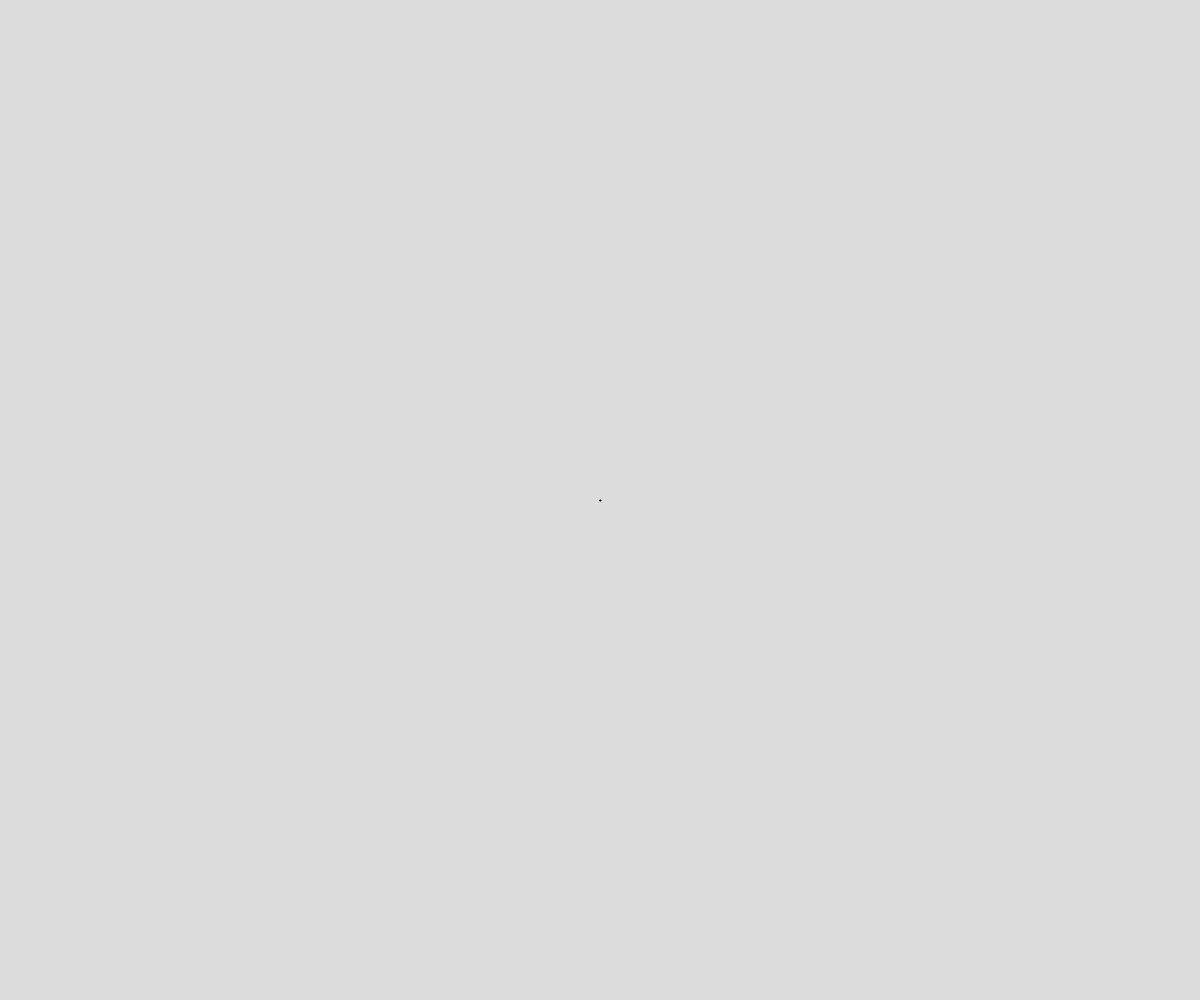
Frame 1 (no input)
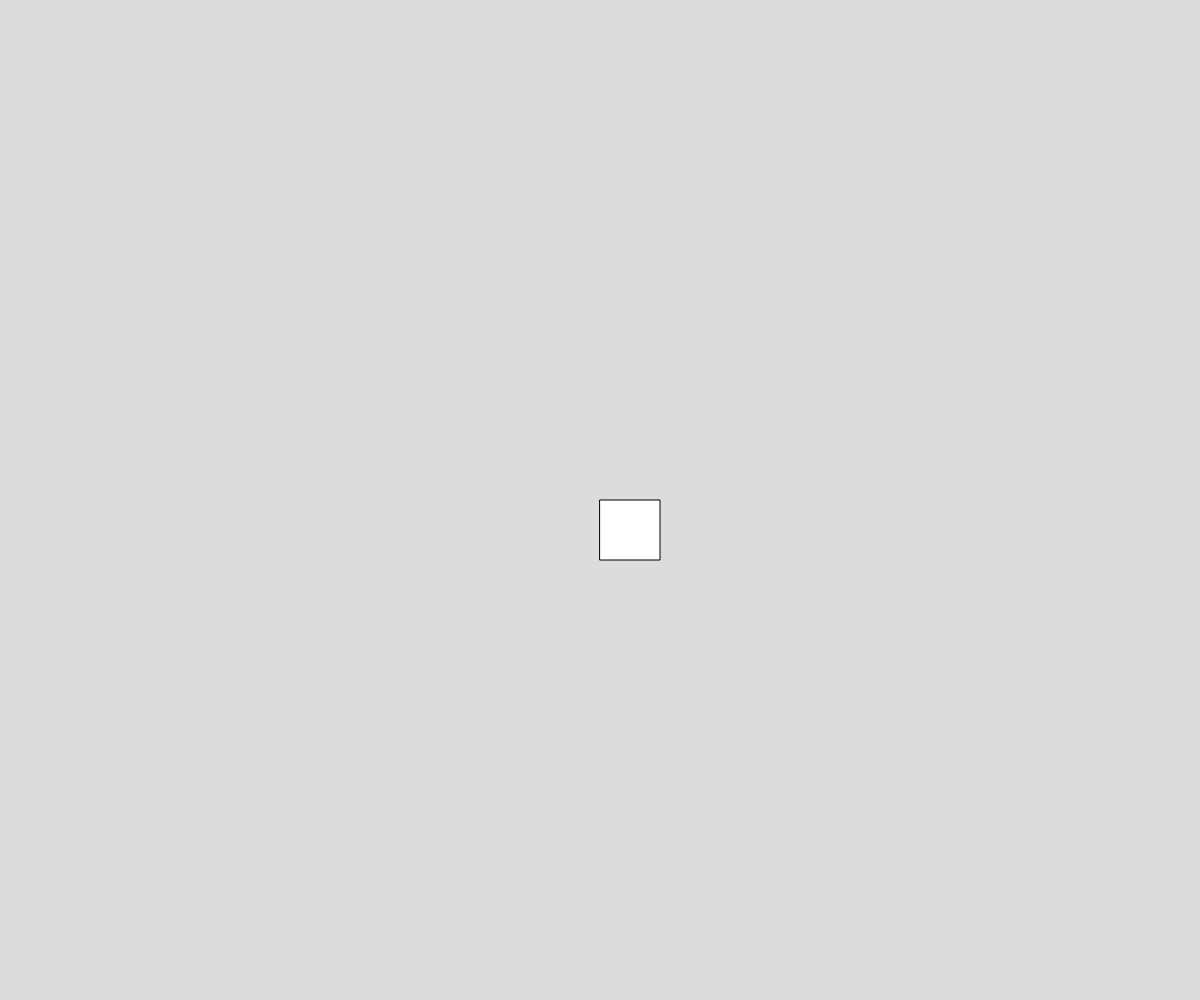
Frame 60 (no input)
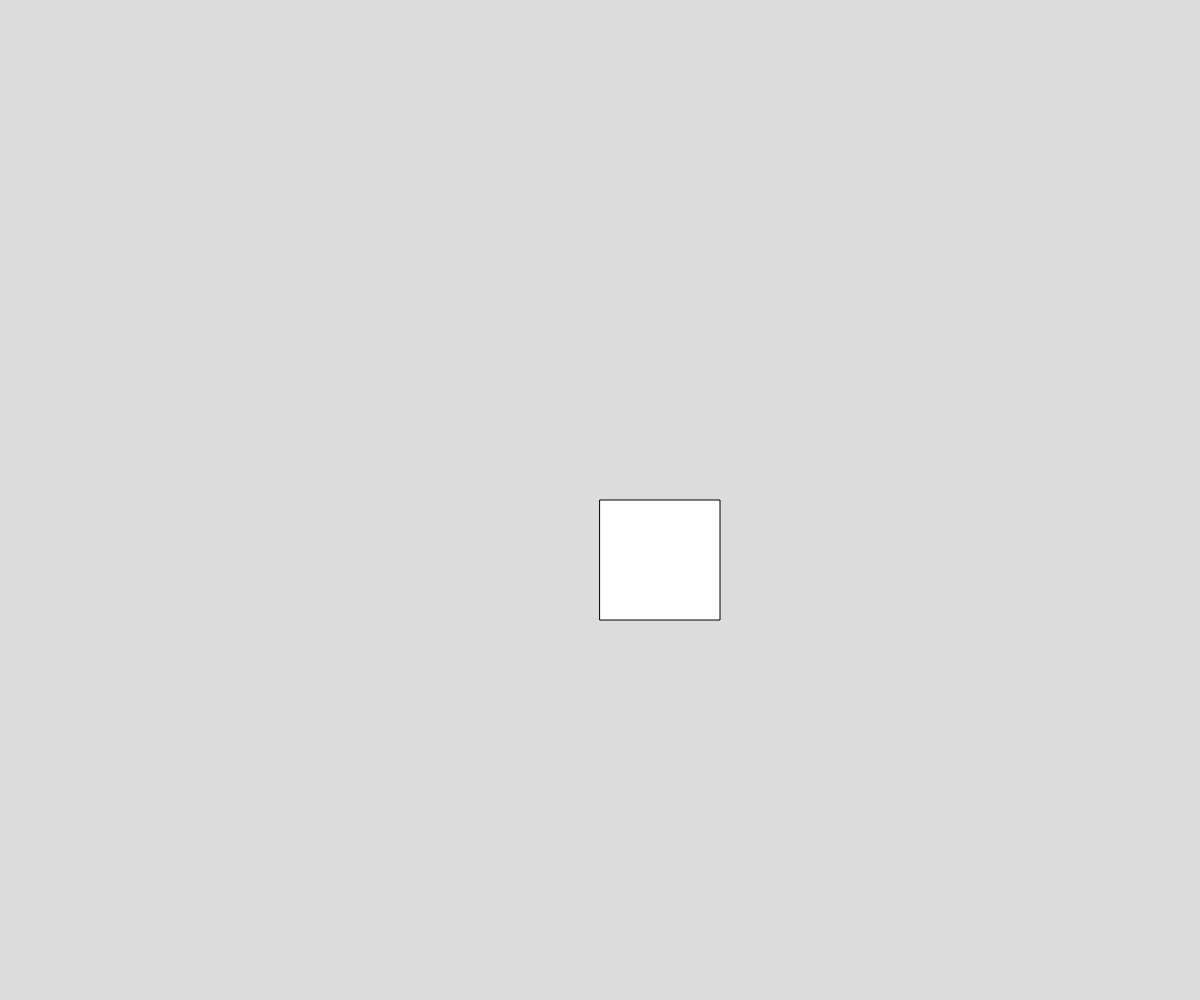
Frame 120 (the mouse pressed at the canvas centre since frame 60)

The p5.js sketch that drew these frames (run headless with seeded random() and noise() and a simulated clock; from frame 60 on, the mouse is pressed at the canvas centre):

// p5.js sketch
// ── sketch.js
let x;

function setup() {
  createCanvas(windowWidth, windowHeight);
 x=0;
}

function draw() {
  background(220);
  rect(width/2,height/2,frameCount%300);

}
